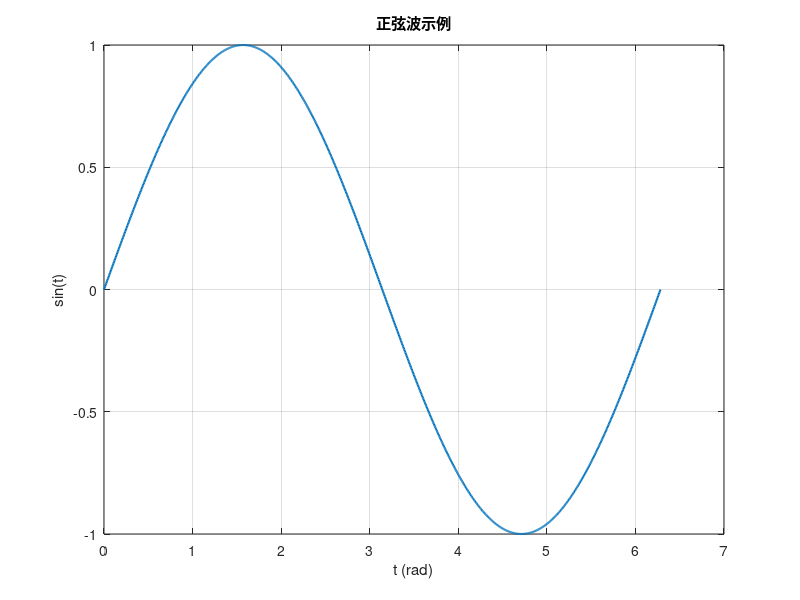

Recreate this plot in MATLAB.
function plot_sine()
% PLOT_SINE 绘制一个正弦波，用于验证 MATLAB 环境是否正常
%
% 用法：在 MATLAB 命令窗口直接输入
%     plot_sine
%
% 这个脚本的作用是"能跑通就说明环境没问题"，
% 你可以拿它测试刚才配置的 Git 流程：改一改参数，提交，推送。

    t = linspace(0, 2*pi, 1000);
    y = sin(t);

    figure('Name', '正弦波示例', 'NumberTitle', 'off');
    plot(t, y, 'LineWidth', 1.5);
    grid on;
    xlabel('t (rad)');
    ylabel('sin(t)');
    title('正弦波示例');

    fprintf('正弦波绘制完成，共 %d 个点。\n', numel(t));
end
